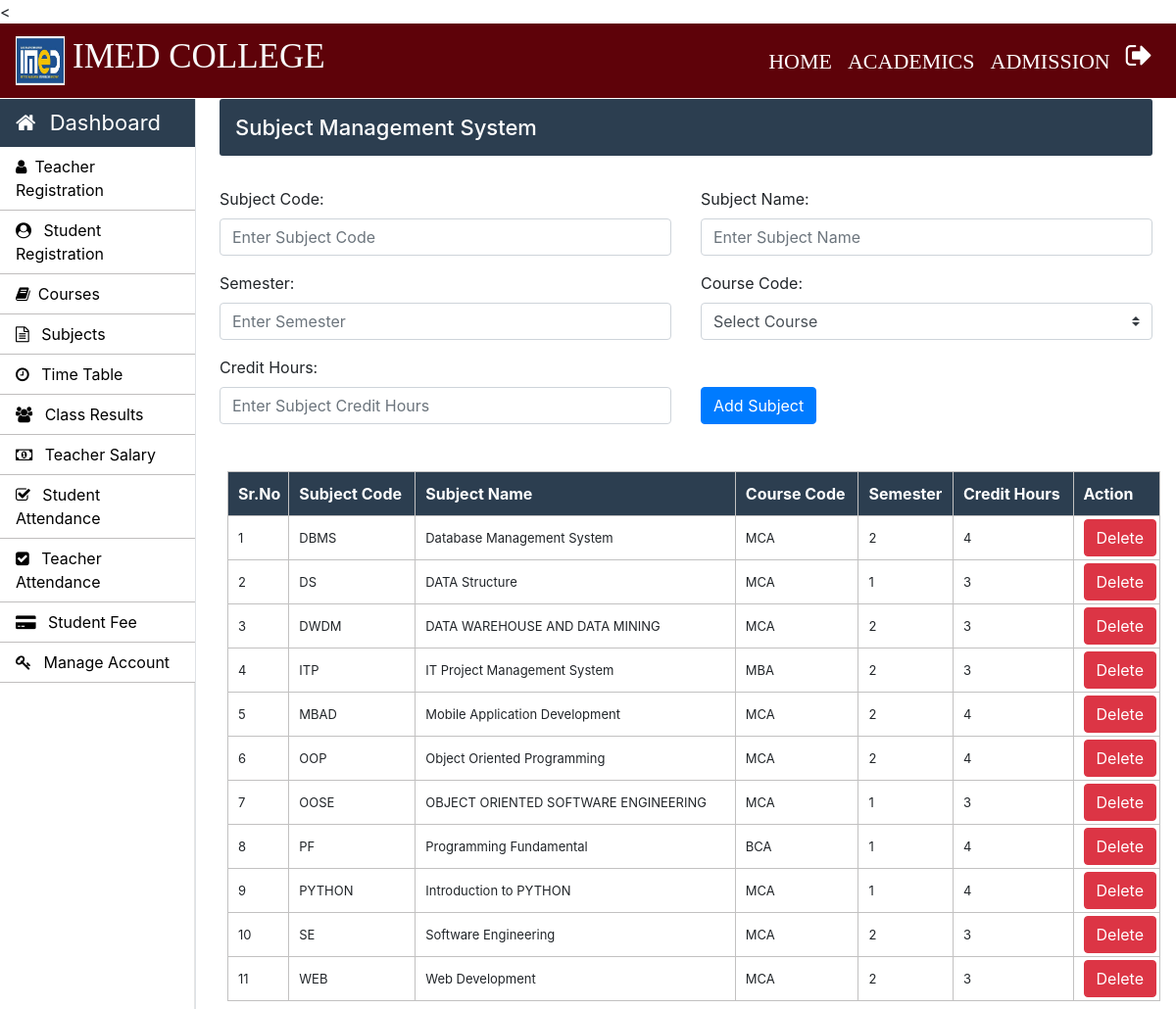
/Admin/subjects.php (signed in), run on the app's committed database.
### tables this page shows
CREATE TABLE `course_subjects` (
  `subject_code` varchar(10) NOT NULL,
  `subject_name` varchar(50) NOT NULL,
  `course_code` varchar(10) NOT NULL,
  `semester` int(10) NOT NULL,
  `credit_hours` int(5) NOT NULL
);

### Admin/subjects.php (the view, shortened to what this page needs)
<?php
		require_once "../connection/connection.php";
	?>
<!doctype html>
<html lang="en">
	<head>
	</head>
	<body>
		<?php include('../common/common-header.php') ?>
		<?php include('../common/admin-sidebar.php') ?>
		<main role="main" class="col-xl-10 col-lg-9 col-md-8 ml-sm-auto px-md-4 mb-2 w-100">
			<div class="sub-main">
				<div class="bar-margin text-center d-flex flex-wrap flex-md-nowrap pt-3 pb-2 mb-3 text-white admin-dashboard pl-3">
					<h4>Subject Management System </h4>
				</div>
				<div class="row">
					<div class="col-md-12">
						<form action="subjects.php" method="post">
							<div class="row mt-3">
								<div class="col-md-6">
									<div class="form-group">
										<label for="exampleInputEmail1">Subject Code: </label>
										<input type="text" name="subject_code" class="form-control" required placeholder="Enter Subject Code" required>
									</div>
								</div>
								<div class="col-md-6">
									<div class="form-group">
										<label for="exampleInputPassword1">Subject Name:</label>
										<input type="text" name="subject_name" class="form-control" required placeholder="Enter Subject Name" required>
									</div>
								</div>
							</div>
							<div class="row">
								<div class="col-md-6">
									<div class="form-group">
										<label for="exampleInputPassword1">Semester:</label>
										<input type="text" name="semester" class="form-control" required placeholder="Enter Semester" required>
									</div>
								</div>
								<div class="col-md-6">
									<div class="form-group">
										<label for="exampleInputEmail1">Course Code:</label>
										<select class="browser-default custom-select" name="course_code">
											<option >Select Course</option>
										</select>
									</div>
								</div>
							</div>
							<div class="row">
								<div class="col-md-6">
									<div class="form-group">
										<label for="exampleInputPassword1">Credit Hours:</label>
										<input type="number" name="credit_hours" class="form-control"  placeholder="Enter Subject Credit Hours" required>
									</div>
								</div>
								<div class="col-md-6 mt-4">
									<div class="form-group pt-2">
										<input type="submit" name="sub" value="Add Subject" class="btn btn-primary">
									</div>
								</div>
							</div>
						</form>
					</div>
				</div>
				<div class="row">
					<div class="col-md-12 ml-2">
						<section class="mt-3">
							<table class="w-100 table-elements table-three-tr" cellpadding="3">
								<tr class="table-tr-head table-three text-white">
									<th>Sr.No</th>
									<th>Subject Code</th>
									<th>Subject Name</th>
									<th>Course Code</th>
									<th>Semester</th>
									<th>Credit Hours</th>
									<th>Action</th>
								</tr>
								<?php
									$sr=1;
									$query="select subject_code,subject_name,course_code,semester,credit_hours from course_subjects";
									$run=mysqli_query($con,$query);
									while($row=mysqli_fetch_array($run)) {
									echo	"<tr>";
									echo	"<td>".$sr++."</td>";
									echo	"<td>".$row['subject_code']."</td>";
									echo	"<td>".$row['subject_name']."</td>";
									echo	"<td>".$row['course_code']."</td>";
									echo	"<td>".$row['semester']."</td>";
									echo	"<td>".$row['credit_hours']."</td>";
									echo	"<td width='20'><a class='btn btn-danger' href=delete-function.php?subject_code=".$row['subject_code'].">Delete</a></td>";
									echo	"</tr>";
									}
								?>
							</table>
						</section>
					</div>
				</div>
			</div>
		</main>
	</body>
</html>

### Css/style.css (style rules this page uses)
h4 { font-size: 22px; }
.admin-dashboard { margin-top: 1px !important; background: #2c3e50 !important; border-radius: 3px; }
.table-elements tr, td, th { font-size: 13px; border: 1px solid rgb(194, 193, 193); padding-left: 10px !important; }
.table-three { background: #2c3e50 !important; }
.table-tr-head { height: 45px !important; padding: 10px !important; margin-top: 5px !important; }
.table-font-for-transcript td, th { font-size: 16px !important; }

### data on the page
course_subjects: subject_code "DBMS", subject_name "Database Management System", course_code "MCA", semester "2", credit_hours "4"
course_subjects: subject_code "DS", subject_name "DATA Structure", course_code "MCA", semester "1", credit_hours "3"
course_subjects: subject_code "DWDM", subject_name "DATA WAREHOUSE AND DATA MINING", course_code "MCA", semester "2", credit_hours "3"
course_subjects: subject_code "ITP", subject_name "IT Project Management System", course_code "MBA", semester "2", credit_hours "3"
course_subjects: subject_code "MBAD", subject_name "Mobile Application Development", course_code "MCA", semester "2", credit_hours "4"
course_subjects: subject_code "OOP", subject_name "Object Oriented Programming", course_code "MCA", semester "2", credit_hours "4"
course_subjects: subject_code "OOSE", subject_name "OBJECT ORIENTED SOFTWARE ENGINEERING", course_code "MCA", semester "1", credit_hours "3"
course_subjects: subject_code "PF", subject_name "Programming Fundamental", course_code "BCA", semester "1", credit_hours "4"
course_subjects: subject_code "PYTHON", subject_name "Introduction to PYTHON", course_code "MCA", semester "1", credit_hours "4"
course_subjects: subject_code "SE", subject_name "Software Engineering", course_code "MCA", semester "2", credit_hours "3"
course_subjects: subject_code "WEB", subject_name "Web Development", course_code "MCA", semester "2", credit_hours "3"
